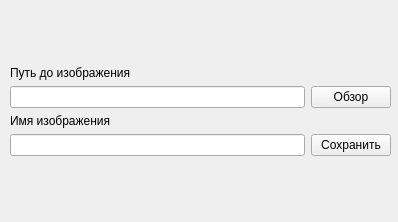
<?xml version="1.0" encoding="UTF-8"?>
<ui version="4.0">
 <class>Form</class>
 <widget class="QWidget" name="Form">
  <property name="geometry">
   <rect>
    <x>0</x>
    <y>0</y>
    <width>398</width>
    <height>222</height>
   </rect>
  </property>
  <property name="windowTitle">
   <string>Добавление изображения</string>
  </property>
  <widget class="QWidget" name="gridLayoutWidget">
   <property name="geometry">
    <rect>
     <x>10</x>
     <y>10</y>
     <width>381</width>
     <height>201</height>
    </rect>
   </property>
   <layout class="QGridLayout" name="add_image_gridLayout">
    <item row="2" column="0">
     <widget class="QLineEdit" name="path_lineEdit"/>
    </item>
    <item row="4" column="0">
     <widget class="QLineEdit" name="name_image_lineEdit"/>
    </item>
    <item row="3" column="0">
     <widget class="QLabel" name="label_2">
      <property name="text">
       <string>Имя изображения</string>
      </property>
     </widget>
    </item>
    <item row="5" column="0">
     <spacer name="verticalSpacer">
      <property name="orientation">
       <enum>Qt::Vertical</enum>
      </property>
      <property name="sizeHint" stdset="0">
       <size>
        <width>20</width>
        <height>40</height>
       </size>
      </property>
     </spacer>
    </item>
    <item row="4" column="1">
     <widget class="QPushButton" name="save_pushButton">
      <property name="text">
       <string>Сохранить</string>
      </property>
     </widget>
    </item>
    <item row="2" column="1">
     <widget class="QPushButton" name="choose_pushButton">
      <property name="text">
       <string>Обзор</string>
      </property>
     </widget>
    </item>
    <item row="1" column="0">
     <widget class="QLabel" name="path_label">
      <property name="text">
       <string>Путь до изображения</string>
      </property>
     </widget>
    </item>
    <item row="0" column="0">
     <spacer name="verticalSpacer_2">
      <property name="orientation">
       <enum>Qt::Vertical</enum>
      </property>
      <property name="sizeHint" stdset="0">
       <size>
        <width>20</width>
        <height>40</height>
       </size>
      </property>
     </spacer>
    </item>
   </layout>
  </widget>
 </widget>
 <resources/>
 <connections/>
</ui>
